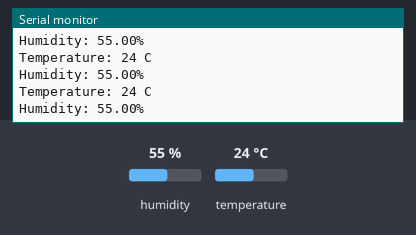
This sketch was run on a simulated Arduino Uno, built with avr-gcc and run on an emulated ATmega328P. Parts: the last lines printed to the serial monitor. The test bench sets the inputs (shaded band); at power-on: humidity 55 %, temperature 24 °C.

Above: at 2.8 s.
2.9 s: humidity set to 22 %
At 4.39 s:
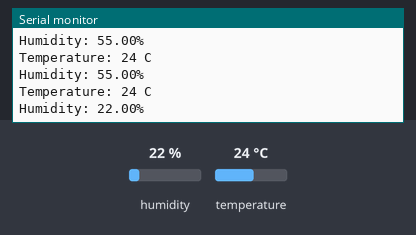
5.6 s: temperature set to 12 °C
At 6.0 s:
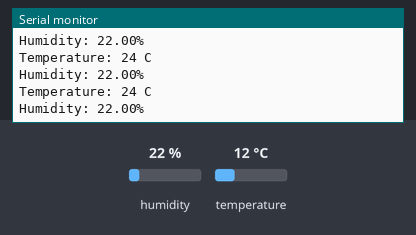
8.3 s: humidity set to 40 %
At 8.44 s:
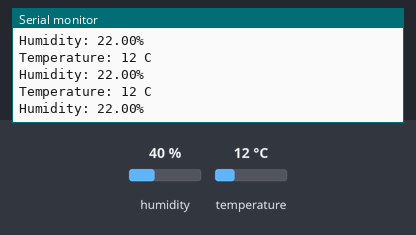
Timing chart, 0 to 11.3 s (numbered marks = the images above; inputs shaded):
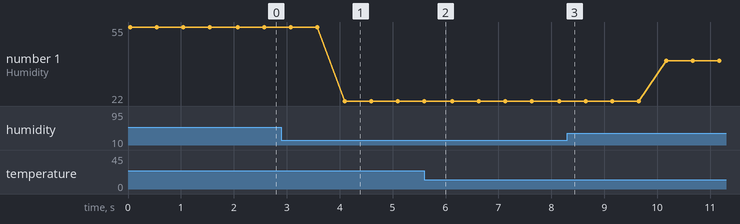

The sketch:

dht_sensor.ino
```cpp
// Code to measure data from the DHT11 sensor

// Libraries
#include "DHT.h"

// DHT sensor
#define DHTPIN 7
#define DHTTYPE DHT11

// DHT instance
DHT dht(DHTPIN, DHTTYPE);

void setup()
{
  // Initialize the Serial port
  Serial.begin(9600);

  // Init DHT
  dht.begin();
}


void loop()
{
  // Measure from DHT
  float temperature = dht.readTemperature();
  float humidity = dht.readHumidity();

  // Display temperature
  Serial.print("Temperature: ");
  Serial.print((int)temperature);
  Serial.println(" C");

   // Display humidity
  Serial.print("Humidity: ");
  Serial.print(humidity);
  Serial.println("%");

  // Wait 500 ms
  delay(500);

}
```

Measured:
- after the input at 2.9 s, the serial monitor: prints a new line after 1.2 s (image 1)
- plotted number 1: 55 → 22 after the input at 2.9 s, 22 → 40 after the input at 8.3 s
